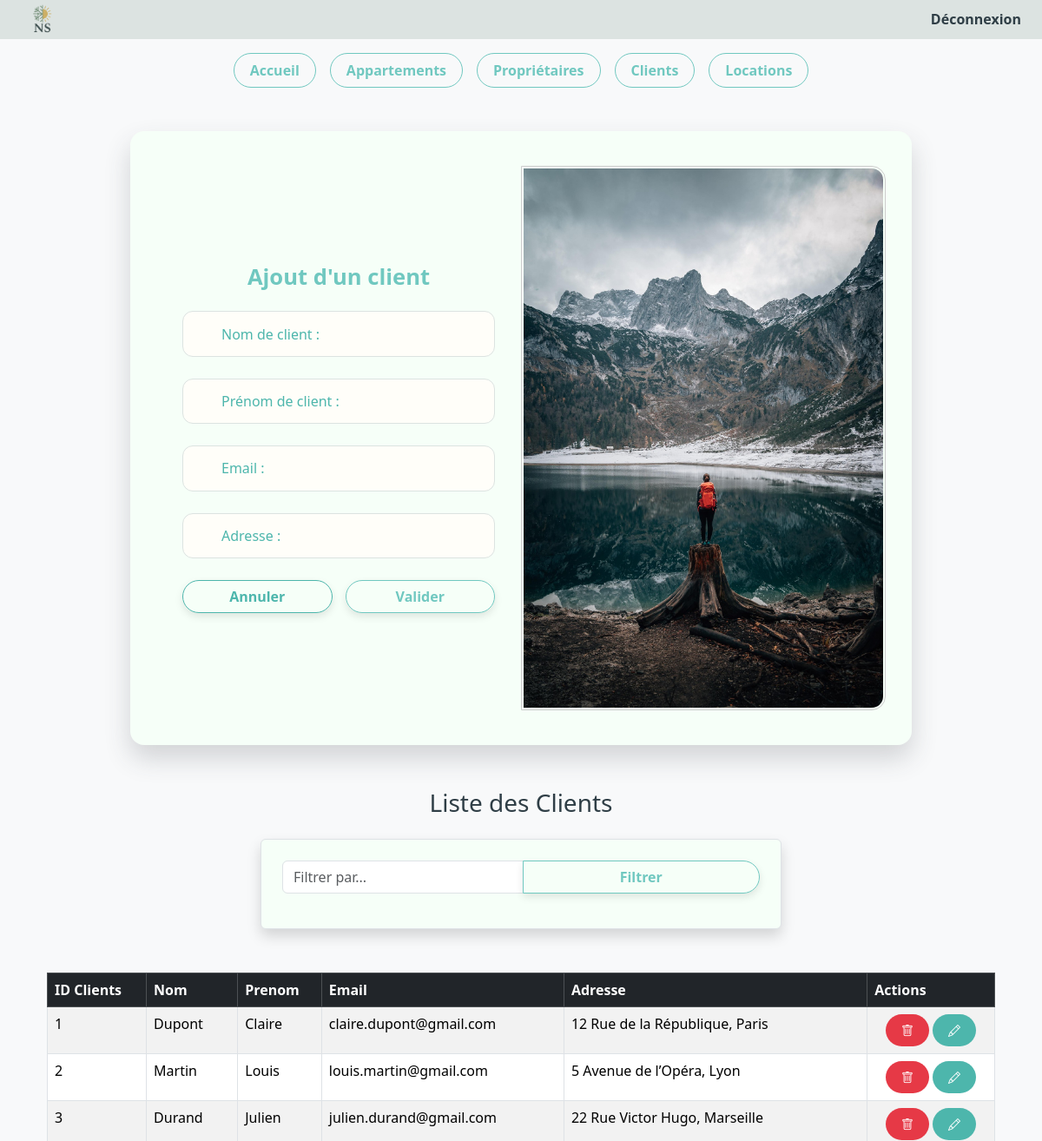
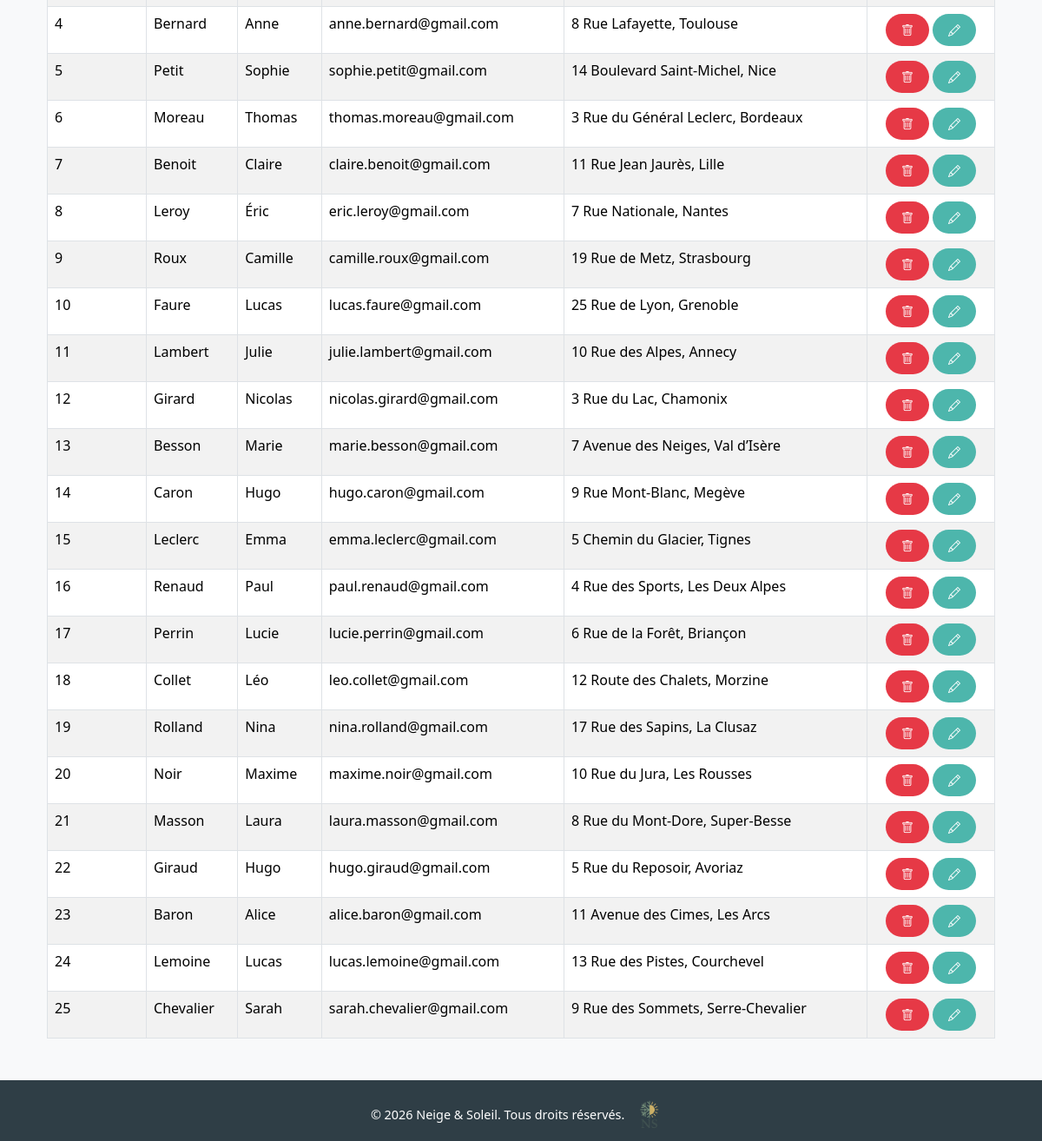
The page /index.php?page=4 (signed in) on the database its author committed (2 pictures, top to bottom).
### tables this page shows
CREATE TABLE client (
  idclient INT NOT NULL AUTO_INCREMENT,
  nom VARCHAR(50) NOT NULL,
  prenom VARCHAR(50) NOT NULL,
  email VARCHAR(50) NOT NULL,
  adresse TEXT NOT NULL,
  PRIMARY KEY (idclient),
  UNIQUE KEY email (email)
);

### controleur/gestion_client.php (called while the page is built, shortened)
<?php
$clients = $unControleur->selectAll_Clients();
require_once("vue/vue_insert_client.php");
if (isset($_POST['Filtrer'])) {
    $filtre = $_POST['filtre'];
    $lesClients = $unControleur->selectLike_Client($filtre);
} else {
    $lesClients = $unControleur->selectAll_Clients();
}
require_once("vue/vue_select_client.php");
?>

### modele/modele.class.php (called while the page is built, shortened)
<?php
class Modele {
    private $unPdo;
    public function __construct() {
        $url = "mysql:host=localhost;dbname=ns";
        $user = "root";
        $mdp = "";
        try {
            $this->unPdo = new PDO($url, $user, $mdp);
            $this->unPdo->setAttribute(PDO::ATTR_ERRMODE, PDO::ERRMODE_EXCEPTION);
        } catch (PDOException $exp) {
            echo "Erreur de Connexion à " . $url . "<br>";
            echo $exp->getMessage();
            exit();
        }
    }
    public function selectAll_clients() {
        $requete = "SELECT * FROM client";
        $exec = $this->unPdo->prepare($requete);
        $exec->execute();
        return $exec->fetchAll();
    }
}
?>

### controleur/controleur.class.php (called while the page is built, shortened)
<?php
require_once("modele/modele.class.php");
class Controleur
{
    private $unModele;
    public function __construct()
    {
        $this->unModele = new Modele();
    }
    public function selectAll_clients()
    {
        return $this->unModele->selectAll_clients();
    }
}

### vue/vue_select_client.php (the view)
<h3 class="text-center mb-4">Liste des Clients</h3>
<form method="post" class="container mt-3 p-4 border rounded shadow" style="max-width: 600px;">
    <div class="input-group mb-3">
        <input type="text" name="filtre" class="form-control" placeholder="Filtrer par...">
        <button type="submit" name="Filtrer" class="btn btn-primary">Filtrer</button>
    </div>
</form>
<div class="container mt-3">
    <table class="table table-striped table-bordered">
        <thead class="table-dark">
            <tr>
                <th>ID Clients</th>
                <th>Nom</th>
                <th>Prenom</th>
                <th>Email</th>
                <th>Adresse</th>
                <th>Actions</th>
            </tr>
        </thead>
        <tbody>
            <?php
            if (isset($lesClients)){
                foreach($lesClients as $unClient){
                    echo "<tr>";
                    echo "<td>".$unClient['idclient']."</td>";
                    echo "<td>".$unClient['nom']."</td>";
                    echo "<td>".$unClient['prenom']."</td>";
                    echo "<td>".$unClient['email']."</td>";
                    echo "<td>".$unClient['adresse']."</td>";
                    echo "<td>";
                    echo "<a href='index.php?page=4&action=sup&idclient=".$unClient['idclient']."'
                           onclick=\"return confirm('Voulez-vous vraiment supprimer cet Client ?');\"
                           class='btn btn-danger btn-sm me-1'>
                           <i class='bi bi-trash'></i>
                          </a>";
                    echo "<a href='index.php?page=4&action=edit&idclient=".$unClient['idclient']."'
                           class='btn btn-warning btn-sm'>
                           <i class='bi bi-pencil'></i>
                          </a>";
                    echo "</td>";
                    echo "</tr>";
                }
            }
            ?>
        </tbody>
    </table>
</div>

### styles/style.css (style rules this page uses)
:root { --color-dark: #2F3E46; --color-neutral: #DCE3E1; --color-accent: #70C8C0; --color-secondary: #4DB6AC; --color-bg: #F6FFF8; --color-highlight: #A3D9D0; --color-error: #E63946; }
*, *::after, *::before { box-sizing: border-box; }
body, html { height: 100%; margin: 0; padding: 0; font-family: 'Segoe UI', Tahoma, Geneva, Verdana, sans-serif; line-height: 1.4; color: var(--color-dark); background-color: var(--color-bg); }
.btn, .home-btn, .btn-dashboard, form .btn, .home-contact-form button { display: inline-block; font-weight: 600; border-radius: 50px; text-align: center; cursor: pointer; transition: all 0.3s ease; text-decoration: none; padding: 8px 18px; }
.btn, .home-btn, .btn-dashboard, form .btn-primary { background-color: transparent; color: var(--color-accent); border: 1px solid var(--color-accent); }
form .btn { flex: 1; padding: 6px 10px; box-shadow: 0 4px 10px rgba(0, 0, 0, 0.1); }
.btn-danger { background-color: var(--color-error); border: none; color: #fff; }
.btn-warning { background-color: var(--color-secondary); border: none; color: #fff; }
form { background: var(--color-bg); padding: 40px 30px; border-radius: 2rem; box-shadow: 0 15px 30px rgba(54,59,72,0.2); margin: 50px auto; max-width: 700px; width: 100%; }
img, .btn-dashboard, form .btn { max-width: 100%; height: auto; box-sizing: border-box; }
table td:last-child { white-space: nowrap !important; text-align: center; vertical-align: middle; }
table td a.btn { display: inline-flex; align-items: center; justify-content: center; vertical-align: middle; margin-right: 6px; }
table td a.btn:last-child { margin-right: 0; }

### rows shown on the page
client: idclient "1", nom "Dupont", prenom "Claire", email "claire.dupont@gmail.com", adresse "12 Rue de la République, Paris"
client: idclient "2", nom "Martin", prenom "Louis", email "louis.martin@gmail.com", adresse "5 Avenue de l’Opéra, Lyon"
client: idclient "3", nom "Durand", prenom "Julien", email "julien.durand@gmail.com", adresse "22 Rue Victor Hugo, Marseille"
client: idclient "4", nom "Bernard", prenom "Anne", email "anne.bernard@gmail.com", adresse "8 Rue Lafayette, Toulouse"
client: idclient "5", nom "Petit", prenom "Sophie", email "sophie.petit@gmail.com", adresse "14 Boulevard Saint-Michel, Nice"
client: idclient "6", nom "Moreau", prenom "Thomas", email "thomas.moreau@gmail.com", adresse "3 Rue du Général Leclerc, Bordeaux"
client: idclient "7", nom "Benoit", prenom "Claire", email "claire.benoit@gmail.com", adresse "11 Rue Jean Jaurès, Lille"
client: idclient "8", nom "Leroy", prenom "Éric", email "eric.leroy@gmail.com", adresse "7 Rue Nationale, Nantes"
client: idclient "9", nom "Roux", prenom "Camille", email "camille.roux@gmail.com", adresse "19 Rue de Metz, Strasbourg"
client: idclient "10", nom "Faure", prenom "Lucas", email "lucas.faure@gmail.com", adresse "25 Rue de Lyon, Grenoble"
client: idclient "11", nom "Lambert", prenom "Julie", email "julie.lambert@gmail.com", adresse "10 Rue des Alpes, Annecy"
client: idclient "12", nom "Girard", prenom "Nicolas", email "nicolas.girard@gmail.com", adresse "3 Rue du Lac, Chamonix"
client: idclient "13", nom "Besson", prenom "Marie", email "marie.besson@gmail.com", adresse "7 Avenue des Neiges, Val d’Isère"
client: idclient "14", nom "Caron", prenom "Hugo", email "hugo.caron@gmail.com", adresse "9 Rue Mont-Blanc, Megève"
client: idclient "15", nom "Leclerc", prenom "Emma", email "emma.leclerc@gmail.com", adresse "5 Chemin du Glacier, Tignes"
client: idclient "16", nom "Renaud", prenom "Paul", email "paul.renaud@gmail.com", adresse "4 Rue des Sports, Les Deux Alpes"
client: idclient "17", nom "Perrin", prenom "Lucie", email "lucie.perrin@gmail.com", adresse "6 Rue de la Forêt, Briançon"
client: idclient "18", nom "Collet", prenom "Léo", email "leo.collet@gmail.com", adresse "12 Route des Chalets, Morzine"
client: idclient "19", nom "Rolland", prenom "Nina", email "nina.rolland@gmail.com", adresse "17 Rue des Sapins, La Clusaz"
client: idclient "20", nom "Noir", prenom "Maxime", email "maxime.noir@gmail.com", adresse "10 Rue du Jura, Les Rousses"
client: idclient "21", nom "Masson", prenom "Laura", email "laura.masson@gmail.com", adresse "8 Rue du Mont-Dore, Super-Besse"
client: idclient "22", nom "Giraud", prenom "Hugo", email "hugo.giraud@gmail.com", adresse "5 Rue du Reposoir, Avoriaz"
client: idclient "23", nom "Baron", prenom "Alice", email "alice.baron@gmail.com", adresse "11 Avenue des Cimes, Les Arcs"
client: idclient "24", nom "Lemoine", prenom "Lucas", email "lucas.lemoine@gmail.com", adresse "13 Rue des Pistes, Courchevel"
client: idclient "25", nom "Chevalier", prenom "Sarah", email "sarah.chevalier@gmail.com", adresse "9 Rue des Sommets, Serre-Chevalier"
